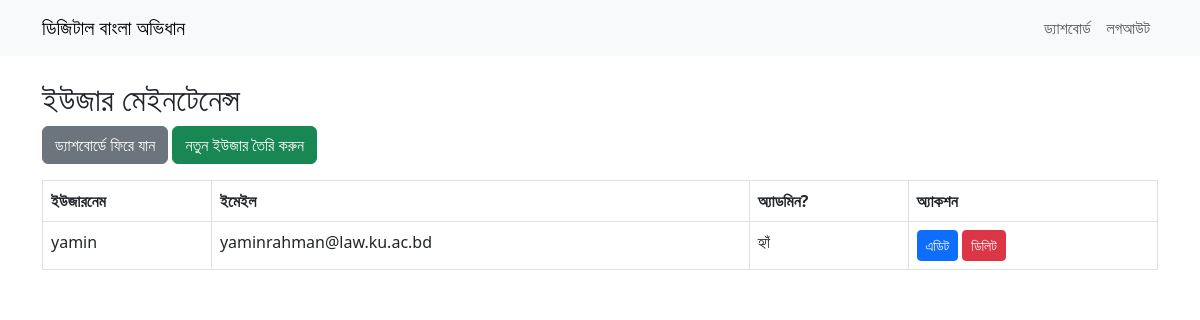
Screenshot of /users (signed in) with the database file from the repository.
### app.py (models this page shows)
class User(UserMixin, db.Model):
    id = db.Column(db.Integer, primary_key=True)
    username = db.Column(db.String(80), unique=True, nullable=False)
    password = db.Column(db.String(200), nullable=False)
    is_admin = db.Column(db.Boolean, default=False)
    email = db.Column(db.String(120), nullable=True)

### app.py (the view)
@app.route('/users')
@login_required
@admin_required
def users():
    user_list = User.query.order_by(User.username).all()
    return render_template('admin/users.html', users=user_list)

### app.py (called while the page is built)
def admin_required(f):
    @wraps(f)
    def decorated_function(*args, **kwargs):
        if not current_user.is_authenticated or not getattr(current_user, 'is_admin', False):
            abort(403)
        return f(*args, **kwargs)
    return decorated_function

@login_manager.user_loader
def load_user(user_id):
    return User.query.get(int(user_id))

### templates/admin/users.html (shortened to what this page needs)
{% extends 'base.html' %}
{% block content %}
<h2>ইউজার মেইনটেনেন্স</h2>
<a href="{{ url_for('dashboard') }}" class="btn btn-secondary mb-3">ড্যাশবোর্ডে ফিরে যান</a>
<a href="{{ url_for('add_user') }}" class="btn btn-success mb-3">নতুন ইউজার তৈরি করুন</a>
<table class="table table-bordered">
    <thead>
        <tr>
            <th>ইউজারনেম</th>
            <th>ইমেইল</th>
            <th>অ্যাডমিন?</th>
            <th>অ্যাকশন</th>
        </tr>
    </thead>
    <tbody>
    {% for user in users %}
        <tr>
            <td>{{ user.username }}</td>
            <td>{{ user.email }}</td>
            <td>{% if user.is_admin %}হ্যাঁ{% else %}না{% endif %}</td>
            <td>
                <a href="{{ url_for('edit_user', user_id=user.id) }}" class="btn btn-sm btn-primary">এডিট</a>
                <form method="post" action="{{ url_for('delete_user', user_id=user.id) }}" style="display:inline-block;">
                    <button type="submit" class="btn btn-sm btn-danger" onclick="return confirm('ডিলিট করতে চান?');">ডিলিট</button>
                </form>
            </td>
        </tr>
    {% endfor %}
    </tbody>
</table>
{% endblock %}

### rows the page displays
User: username "yamin", email "yaminrahman@law.ku.ac.bd", is_admin "হ্যাঁ"
